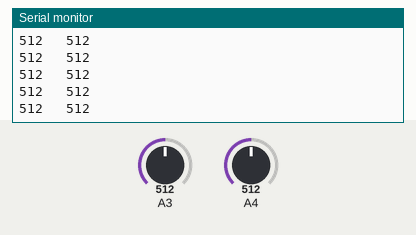
Simulated run of this sketch. Board: Arduino Uno, built with avr-gcc and run on an emulated ATmega328P. Shown: the last lines printed to the serial monitor. The inputs (shaded band) are chosen by the test bench; at power-on: A3 = 512, A4 = 512. No radio packets arrive unless stated.

Above: at 1.2 s.
1.3 s: A3 set to 106
At 1.8 s:
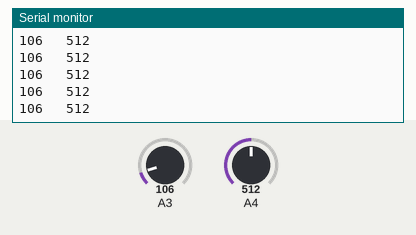
4.3 s: A3 set to 89
At 5.0 s:
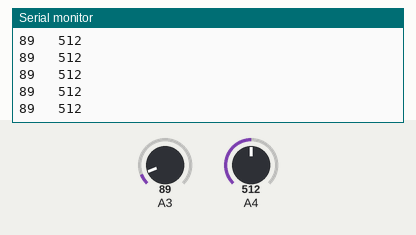
Timing chart, 0 to 7.3 s (numbered marks = the images above; inputs shaded):
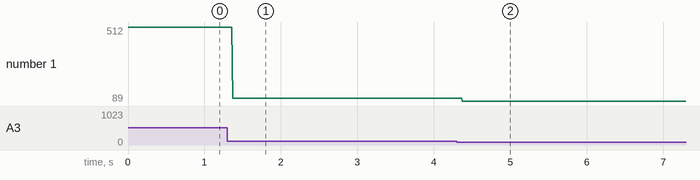

Measured:
- after the input at 1.3 s, the serial monitor: prints a new line after 0.07 s (image 1)
- after the input at 4.3 s, the serial monitor: prints a new line after 0.08 s (image 2)
- plotted number 1: 512 → 106 after the input at 1.3 s, 106 → 89 after the input at 4.3 s

The sketch:

Transmitter_code.ino
```cpp
//%%%%%%%%%%%%%%%%%%%%%%%%%%%%%%%% THIS IS VOYAGER %%%%%%%%%%%%%%%%%%%%%%%%%%%%%%%%%%%
//
//      IT IS A TEAM OF TWO ENGINEERING STUDENTS CREATED FOR MAKING A
//      4 WHEELER ROBOT WITH IT'S CUSTOM TRANSMITTER.
//      THIS TEAM WORKS FOR ROBODARSHAN (ROBOTICS SOCIETY OF IIEST SHIBPUR) TO EXPLORE ROBOTICS DOMAIN.
//
//      MEMBERS - AMIT BARMAN,SOPHOMORE AT IIEST SHIBPUR,ETC'25
//                SOUVIK NATH,SOPHOMORE AT IIEST SHIBPUR,ME'25
//                VINIT RANJAN,SOPHOMORE AT IIEST SHIBPUR,CST'25
//                MD SUHAIL AZAM,SOPHOMORE AT IIEST SHIBPUR,ETC'25
//
//      IN OUR PROJECT WE ARE GOING TO USE -
//        1. AN ARDUINO UNO (FOR RECEIVER)
//        2. AN ARDUINO NANO (FOR TRANSMITTER)
//        3. 2 x NRF24LO1+PA+LNA MODULE
//        4. 2 x JOYSTICKS
//        5. 4 x BO MOTORS
//        6. L298N MOTOR DRIVER
//        7. BATTERY
//
//       THIS PROGRAM WILL BE STORED IN TRANSMITTER'S ARDUINO.
//%%%%%%%%%%%%%%%%%%%%%%%%%%%%%%%%%%%%%%%%%%%%%%%%%%%%%%%%%%%%%%%%%%%%%%%%%%%%%%%%%%
#include<SPI.h>
#include<nRF24L01.h>
#include<RF24.h>

RF24 radio(7,8);   //CE and CSN pin
const byte pipeaddress[6]="00001";    //same as receiver code
char receiveData[32]="";
int joystick[2];

void setup() {
  Serial.begin(9600);
  radio.begin();
  radio.openWritingPipe(pipeaddress);
  radio.setPALevel(RF24_PA_MAX);
  radio.stopListening();

}

void loop() {
  joystick[0]=analogRead(A3);    // A4 pin
  joystick[1]=analogRead(A4);   // A3 pin
  Serial.print(joystick[0]);
  Serial.print("   ");
  Serial.println(joystick[1]);
  radio.write(joystick,sizeof(joystick));
}
```
